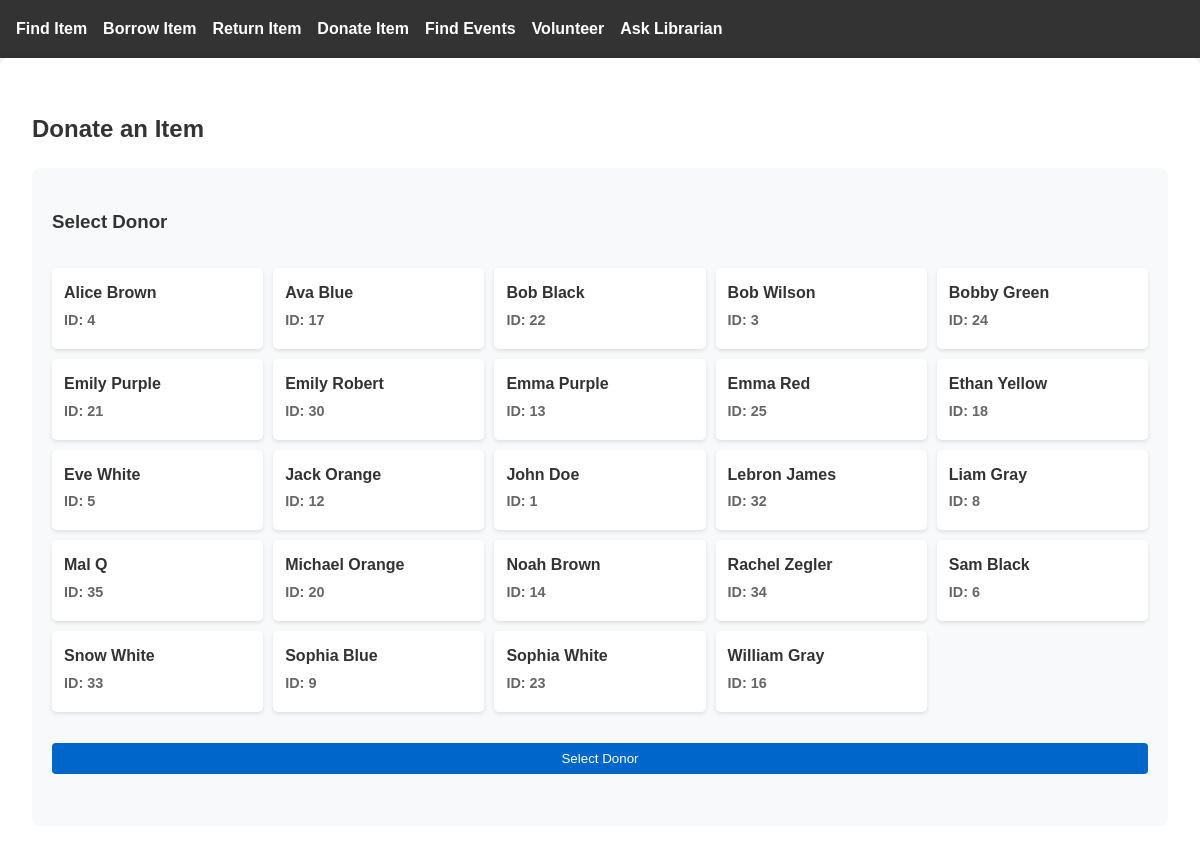
/donate-item, run on an earlier commit of the app's database.
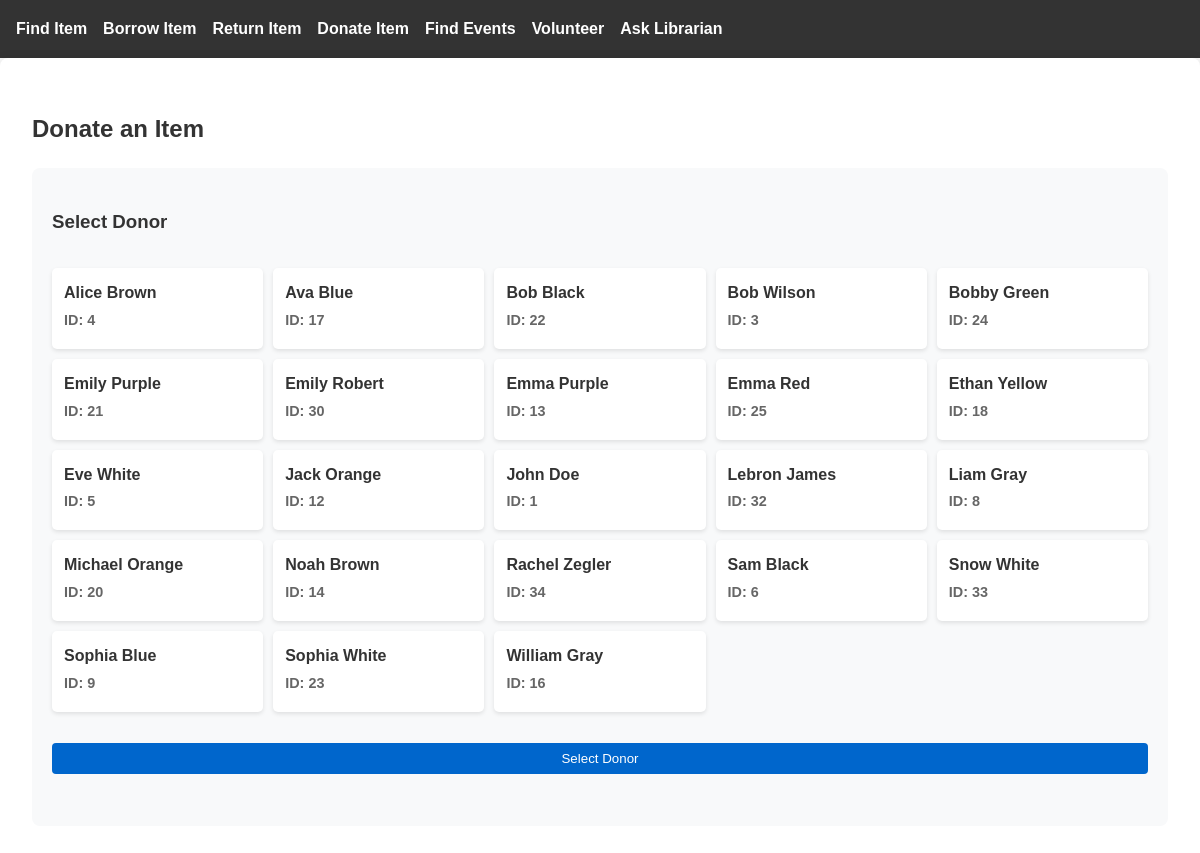
And on a later commit of the database.
### tables this page shows
CREATE TABLE Person (
            PersonID INTEGER PRIMARY KEY AUTOINCREMENT, 
            Name TEXT NOT NULL, 
            Address TEXT, 
            PhoneNumber TEXT, 
            Email TEXT UNIQUE, 
            Role TEXT NOT NULL 
            CHECK (Role IN ('Member', 'Librarian', 'Volunteer'))
        );

### app.py (the view, shortened to what this page needs)
@app.route('/donate-item', methods=['GET', 'POST'])
def donate_item():
    conn = get_db_connection()
    donors = conn.execute("""
        SELECT PersonID, Name FROM Person
            WHERE Role IN ('Member', 'Volunteer', 'Donor')
            ORDER BY Name
        """).fetchall()
    conn.close()
    return render_template('donate_item.html', donors=donors)

### app.py (called while the page is built)
def get_db_connection():
    print("Connecting to database...")
    conn = sqlite3.connect('354_mini_project.db')
    conn.row_factory = sqlite3.Row
    return conn

### templates/donate_item.html (shortened to what this page needs)
{% extends "base.html" %}
{% block content %}
<h2>Donate an Item</h2>
{% if not selected_donor %}
<div class="donor-section">
    <h3>Select Donor</h3>
    <form method="POST" id="donorForm">
        <div class="donor-grid">
            {% for donor in donors %}
            <div class="donor-card {% if selected_donor == donor['PersonID'] %}selected{% endif %}">
                <label for="donor_{{ donor['PersonID'] }}">
                    <span class="donor-name">{{ donor['Name'] }}</span>
                    <span class="donor-id">ID: {{ donor['PersonID'] }}</span>
                </label>
            </div>
            {% endfor %}
        </div>
        <button type="submit" class="btn-select">Select Donor</button>
    </form>
</div>
{% endif %}
{% endblock %}

What changed in the data, as far as the page shows it:
removed Person: Name "Mal Q", PersonID "35"
